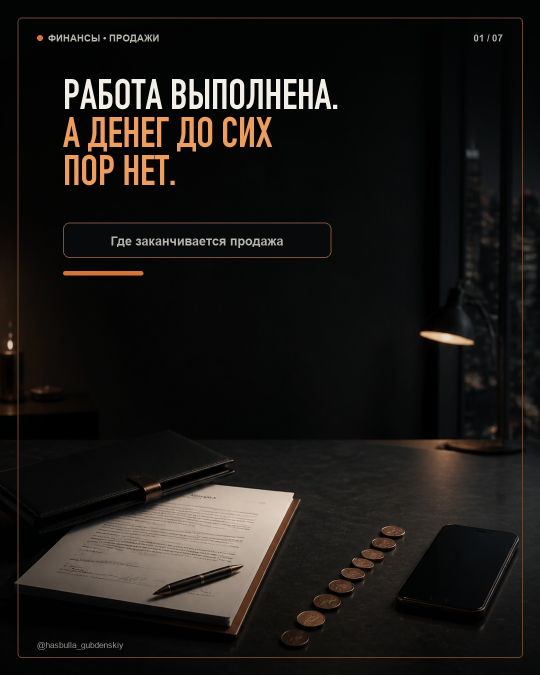
#> input picture output/2026-08-13_payment-overdue/01.jpg, 1080 x 1350 px, given in place of 01.png, which was not available (shown at 1/2 size)
$ python render_slides.py
#> lines starting #> are read from the running program, lines starting #| are printed output that depends on the picture; pictures that were not available may be replaced by others from this repository, and a replacement may not be noted
from pathlib import Path
from PIL import Image, ImageDraw, ImageFont, ImageEnhance

ROOT = Path(__file__).resolve().parent
W, H = 1080, 1350

BG = (7, 8, 9)
WHITE = (242, 239, 232)
MUTED = (183, 180, 172)
ACCENT = (216, 115, 50)
ACCENT_LIGHT = (239, 157, 91)
LINE = (107, 68, 43)
PANEL = (8, 10, 11, 235)

DISPLAY_PATH = "/System/Library/Fonts/Supplemental/DIN Condensed Bold.ttf"
BODY_PATH = "/System/Library/Fonts/Supplemental/Arial.ttf"
BODY_BOLD_PATH = "/System/Library/Fonts/Supplemental/Arial Bold.ttf"


def font(path, size):
    return ImageFont.truetype(path, size)


def fit_scene(path):
    im = Image.open(path).convert("RGB")
    target_ratio = W / H
    ratio = im.width / im.height
    if ratio > target_ratio:
        new_width = int(im.height * target_ratio)
        left = (im.width - new_width) // 2
        im = im.crop((left, 0, left + new_width, im.height))
    else:
        new_height = int(im.width / target_ratio)
        top = (im.height - new_height) // 2
        im = im.crop((0, top, im.width, top + new_height))
    return im.resize((W, H), Image.Resampling.LANCZOS)


def darken_scene(im, top_strength=220, bottom_strength=155):
    overlay = Image.new("RGBA", (W, H), (0, 0, 0, 0))
    pixels = overlay.load()
    for y in range(H):
        if y < 560:
            alpha = int(top_strength * (1 - y / 650) ** 1.55)
        elif y > 1030:
            alpha = int(bottom_strength * ((y - 980) / 370) ** 1.25)
        else:
            alpha = 10
        for x in range(W):
            edge = int(45 * (abs(x - W / 2) / (W / 2)) ** 2)
            pixels[x, y] = (2, 3, 3, min(235, alpha + edge))
    return Image.alpha_composite(im.convert("RGBA"), overlay)


def make_canvas(index, top=220, bottom=155):
    im = fit_scene(ROOT / "scenes" / f"{index:02d}.png")
    im = ImageEnhance.Contrast(im).enhance(1.05)
    im = ImageEnhance.Color(im).enhance(0.88)
    return darken_scene(im, top, bottom)


def text_width(draw, value, f):
    box = draw.textbbox((0, 0), value, font=f)
    return box[2] - box[0]


def fit_font(draw, value, path, max_size, min_size, max_width):
    for size in range(max_size, min_size - 1, -1):
        f = font(path, size)
        if text_width(draw, value, f) <= max_width:
            return f
    return font(path, min_size)


def draw_border(draw):
    draw.rounded_rectangle((35, 35, W - 35, H - 35), radius=8, outline=LINE, width=2)


def draw_header(draw, index):
    f = font(BODY_BOLD_PATH, 19)
    draw.ellipse((74, 70, 85, 81), fill=ACCENT)
    draw.text((96, 65), "ФИНАНСЫ • ПРОДАЖИ", font=f, fill=MUTED)
    value = f"{index:02d} / 07"
    draw.text((1006 - text_width(draw, value, f), 65), value, font=f, fill=MUTED)


def draw_brand(draw, source=None):
    f = font(BODY_PATH, 17)
    draw.text((74, 1280), "@hasbulla_gubdenskiy", font=f, fill=(150, 147, 140))
    if source:
        sf = font(BODY_PATH, 15)
        draw.text((1006 - text_width(draw, source, sf), 1281), source, font=sf, fill=(137, 134, 128))


def panel(draw, box, radius=16, fill=PANEL, outline=(123, 82, 52, 225), width=2):
    draw.rounded_rectangle(box, radius=radius, fill=fill, outline=outline, width=width)


def center_text(draw, box, value, f, color=WHITE, gap=4):
    x1, y1, x2, y2 = box
    lines = value.split("\n")
    metrics = []
    for line in lines:
        b = draw.textbbox((0, 0), line, font=f)
        metrics.append((b[2] - b[0], b[3] - b[1]))
    total_height = sum(h for _, h in metrics) + gap * (len(lines) - 1)
    y = y1 + (y2 - y1 - total_height) / 2
    for line, (width, height) in zip(lines, metrics):
        draw.text((x1 + (x2 - x1 - width) / 2, y), line, font=f, fill=color)
        y += height + gap


def headline(draw, lines, y=155, accent_lines=(), max_size=82, min_size=52, max_width=828, x=126, line_gap=1):
    sizes = []
    for line in lines:
        sizes.append(fit_font(draw, line, DISPLAY_PATH, max_size, min_size, max_width).size)
    f = font(DISPLAY_PATH, min(sizes))
    line_height = int(f.size * 0.91)
    for index, line in enumerate(lines):
        color = ACCENT_LIGHT if index in accent_lines else WHITE
        draw.text((x, y + index * (line_height + line_gap)), line, font=f, fill=color)
    return y + len(lines) * (line_height + line_gap)


def bottom_statement(draw, value, y=1090, height=120, accent_line=None, max_size=30):
    box = (74, y, 1006, y + height)
    panel(draw, box, fill=(7, 9, 10, 238))
    lines = value.split("\n")
    f = fit_font(draw, max(lines, key=len), BODY_BOLD_PATH, max_size, 23, 830)
    if accent_line is None:
        center_text(draw, box, value, f, WHITE, 7)
    else:
        line_height = 38
        start_y = y + (height - line_height * len(lines)) / 2
        for idx, line in enumerate(lines):
            color = ACCENT_LIGHT if idx == accent_line else WHITE
            width = text_width(draw, line, f)
            draw.text(((W - width) / 2, start_y + idx * line_height), line, font=f, fill=color)


def save(im, index):
    im.convert("RGB").save(ROOT / f"{index:02d}.jpg", "JPEG", quality=95, optimize=True, progressive=True)


def slide_01():
    im = make_canvas(1, 230, 130)
#> in fit_scene, im is the input picture: PIL image 1080x1350 RGB; mean R, G, B 26.9, 24.4, 21.6
#> in darken_scene, `overlay = Image.new("RGBA", (W, H), (0, 0, 0, 0))`: overlay: PIL image 1080x1350 RGBA; every value is 0
    draw = ImageDraw.Draw(im)
    draw_border(draw); draw_header(draw, 1)
    headline(draw, ["РАБОТА ВЫПОЛНЕНА.", "А ДЕНЕГ ДО СИХ", "ПОР НЕТ."], y=158, accent_lines=(1, 2), max_size=83)
    panel(draw, (126, 445, 662, 515), radius=13, fill=(7, 9, 10, 226))
    center_text(draw, (142, 453, 646, 507), "Где заканчивается продажа", font(BODY_BOLD_PATH, 25), MUTED)
    draw.rounded_rectangle((126, 542, 286, 550), radius=4, fill=ACCENT)
    draw_brand(draw)
    save(im, 1)
#> in save, `im.convert("RGB").save(ROOT / f"{index:02d}.jpg", "JPEG", quality=95, ..`:
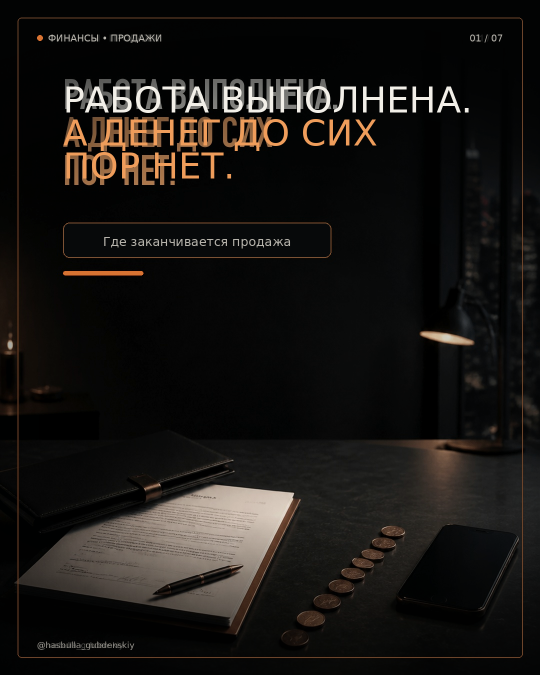
#> saved as 01.jpg: PIL image 1080x1350 RGB (shown at 1/2 size); mean R, G, B 24.8, 22.3, 19.7


def slide_02():
    im = make_canvas(2, 225, 175)
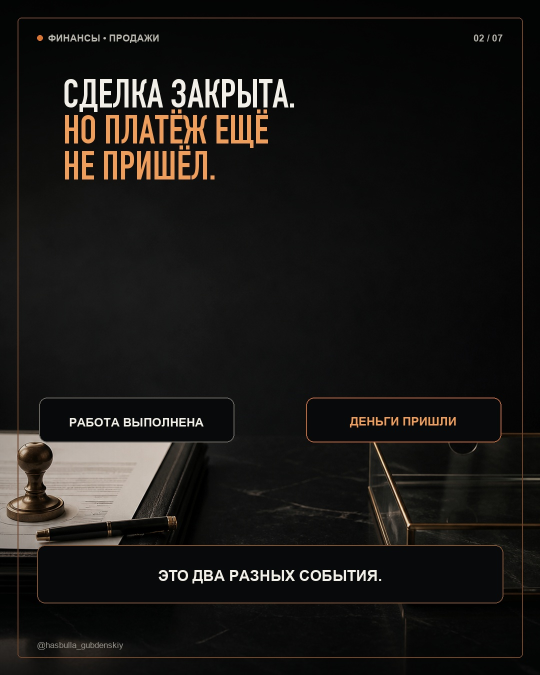
#> input picture output/2026-08-13_payment-overdue/02.jpg, 1080 x 1350 px, given in place of 02.png, which was not available (shown at 1/2 size)
#> in fit_scene, im is the input picture: PIL image 1080x1350 RGB; mean R, G, B 25.9, 24, 21.9
    draw = ImageDraw.Draw(im)
    draw_border(draw); draw_header(draw, 2)
    headline(draw, ["СДЕЛКА ЗАКРЫТА.", "НО ПЛАТЁЖ ЕЩЁ", "НЕ ПРИШЁЛ."], y=158, accent_lines=(1, 2), max_size=79)
    left = (78, 795, 468, 884)
    right = (612, 795, 1002, 884)
    panel(draw, left, fill=(7, 9, 10, 231), outline=(105, 102, 95, 215))
    panel(draw, right, fill=(7, 9, 10, 231), outline=(183, 103, 57, 225))
    center_text(draw, left, "РАБОТА ВЫПОЛНЕНА", font(BODY_BOLD_PATH, 24), WHITE)
    center_text(draw, right, "ДЕНЬГИ ПРИШЛИ", font(BODY_BOLD_PATH, 24), ACCENT_LIGHT)
    bottom_statement(draw, "ЭТО ДВА РАЗНЫХ СОБЫТИЯ.", y=1090, height=116)
    draw_brand(draw)
    save(im, 2)
#> call 2 of save, with index = 2
#> in save (call 2), `im.convert("RGB").save(ROOT / f"{index:02d}.jpg", "JPEG", quality=95, ..`:
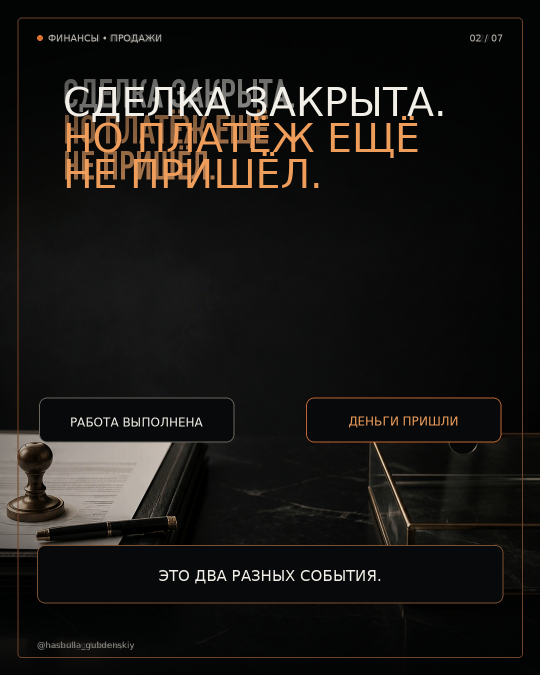
#> saved as 02.jpg: PIL image 1080x1350 RGB (shown at 1/2 size); mean R, G, B 25, 22.7, 20.3


def slide_03():
    im = make_canvas(3, 225, 165)
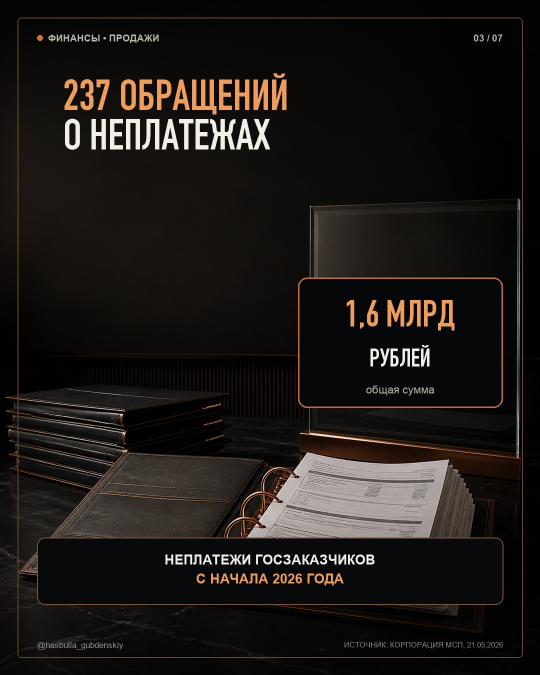
#> input picture output/2026-08-13_payment-overdue/03.jpg, 1080 x 1350 px, given in place of 03.png, which was not available (shown at 1/2 size)
#> in fit_scene, im is the input picture: PIL image 1080x1350 RGB; mean R, G, B 28.6, 24.9, 22
    draw = ImageDraw.Draw(im)
    draw_border(draw); draw_header(draw, 3)
    headline(draw, ["237 ОБРАЩЕНИЙ", "О НЕПЛАТЕЖАХ"], y=158, accent_lines=(0,), max_size=86)
    number_box = (596, 555, 1005, 815)
    panel(draw, number_box, radius=18, fill=(5, 7, 8, 200), outline=(190, 109, 58, 230), width=3)
    center_text(draw, (610, 574, 990, 690), "1,6 МЛРД", font(DISPLAY_PATH, 73), ACCENT_LIGHT)
    center_text(draw, (610, 682, 990, 755), "РУБЛЕЙ", font(DISPLAY_PATH, 50), WHITE)
    center_text(draw, (610, 754, 990, 801), "общая сумма", font(BODY_PATH, 22), MUTED)
    bottom_statement(draw, "НЕПЛАТЕЖИ ГОСЗАКАЗЧИКОВ\nС НАЧАЛА 2026 ГОДА", y=1075, height=134, accent_line=1, max_size=27)
    draw_brand(draw, "ИСТОЧНИК: КОРПОРАЦИЯ МСП, 21.05.2026")
    save(im, 3)
#> call 3 of save, with index = 3
#> in save (call 3), `im.convert("RGB").save(ROOT / f"{index:02d}.jpg", "JPEG", quality=95, ..`:
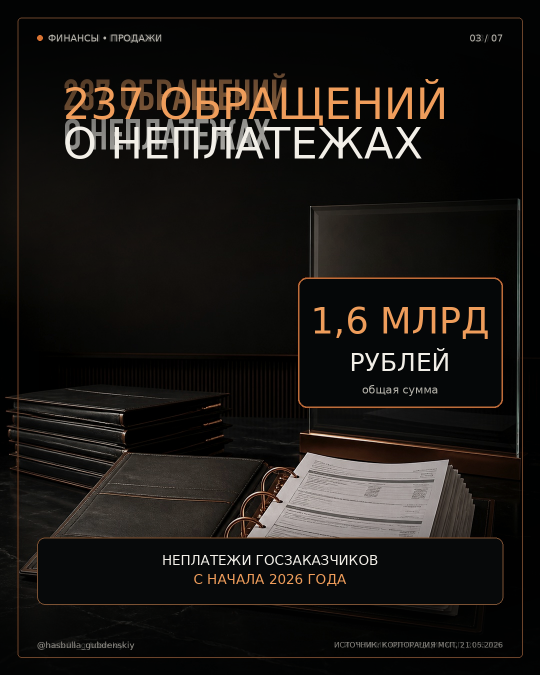
#> saved as 03.jpg: PIL image 1080x1350 RGB (shown at 1/2 size); mean R, G, B 27.2, 24.1, 21


def slide_04():
    im = make_canvas(4, 225, 165)
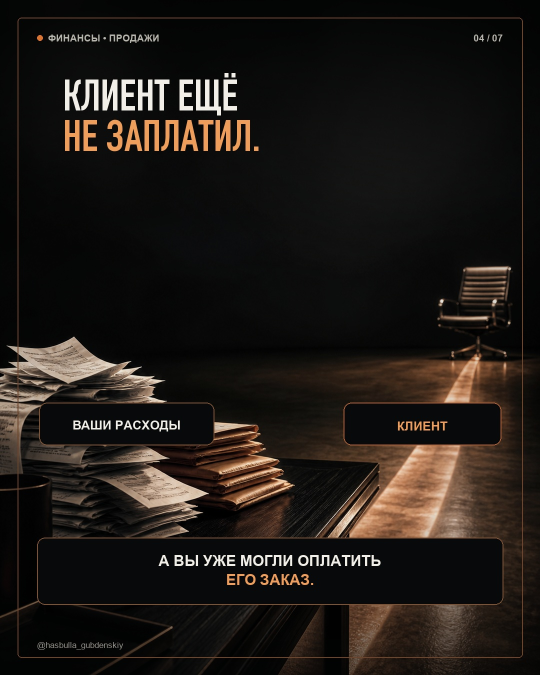
#> input picture output/2026-08-13_payment-overdue/04.jpg, 1080 x 1350 px, given in place of 04.png, which was not available (shown at 1/2 size)
#> in fit_scene, im is the input picture: PIL image 1080x1350 RGB; mean R, G, B 31.1, 26.1, 22
    draw = ImageDraw.Draw(im)
    draw_border(draw); draw_header(draw, 4)
    headline(draw, ["КЛИЕНТ ЕЩЁ", "НЕ ЗАПЛАТИЛ."], y=158, accent_lines=(1,), max_size=88)
    panel(draw, (78, 805, 428, 890), fill=(7, 9, 10, 228))
    center_text(draw, (90, 814, 416, 881), "ВАШИ РАСХОДЫ", font(BODY_BOLD_PATH, 25), WHITE)
    panel(draw, (687, 805, 1002, 890), fill=(7, 9, 10, 228), outline=(169, 94, 52, 225))
    center_text(draw, (699, 814, 990, 881), "КЛИЕНТ", font(BODY_BOLD_PATH, 25), ACCENT_LIGHT)
    bottom_statement(draw, "А ВЫ УЖЕ МОГЛИ ОПЛАТИТЬ\nЕГО ЗАКАЗ.", y=1075, height=134, accent_line=1)
    draw_brand(draw)
    save(im, 4)
#> call 4 of save, with index = 4
#> in save (call 4), `im.convert("RGB").save(ROOT / f"{index:02d}.jpg", "JPEG", quality=95, ..`:
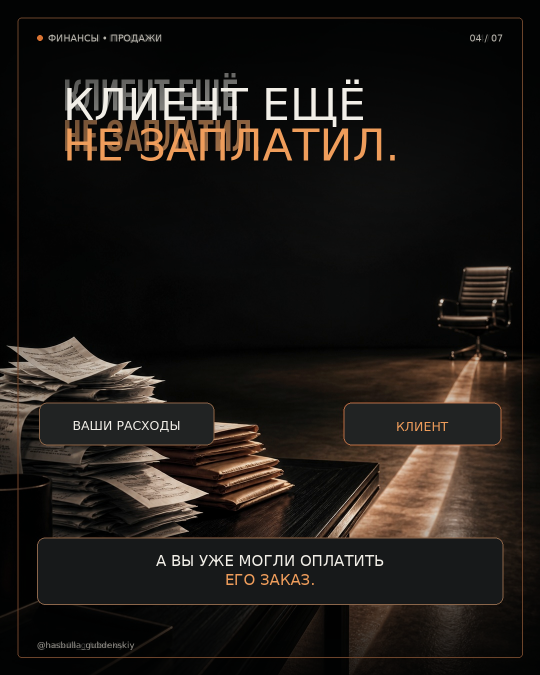
#> im: PIL image 1080x1350 RGBA (shown at 1/2 size); mean R, G, B, A 28, 23.7, 20, 252.5; transparent parts drawn white


def slide_05():
    im = make_canvas(5, 220, 180)
    draw = ImageDraw.Draw(im)
    draw_border(draw); draw_header(draw, 5)
    headline(draw, ["КОНТРОЛИРУЙТЕ", "3 ДАТЫ"], y=158, accent_lines=(1,), max_size=91)
    labels = [
        ((88, 588, 355, 680), "РАБОТА\nВЫПОЛНЕНА"),
        ((407, 588, 674, 680), "СРОК\nОПЛАТЫ"),
        ((726, 588, 993, 680), "ДЕНЬГИ\nПРИШЛИ"),
    ]
    for i, (box, value) in enumerate(labels, 1):
        panel(draw, box, radius=13, fill=(6, 8, 9, 231), outline=(175, 99, 55, 225))
        center_text(draw, box, value, font(BODY_BOLD_PATH, 23), ACCENT_LIGHT if i == 3 else WHITE, 3)
    bottom_statement(draw, "ТАК ВЫ СРАЗУ ВИДИТЕ\nПРОСРОЧЕННЫЕ ОПЛАТЫ.", y=1070, height=138, accent_line=1, max_size=28)
    draw_brand(draw)
    save(im, 5)


# [72 lines left out: functions slide_06, slide_07, contact_sheet, preview_safe_sheet, not called in this run]


if __name__ == "__main__":
#> (the run stopped early here; a loop or call above may not have finished)
